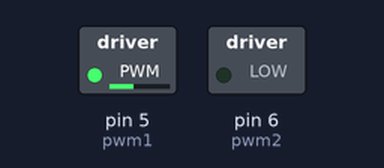
Bench run of a sketch on a simulated Arduino Uno, built with avr-gcc and run on an emulated ATmega328P. On the bench: switched loads named in the sketch (green lamp = pin HIGH).

Above: at 0.1 s.
Timing chart, 0 to 1.6 s (numbered marks = the images above):
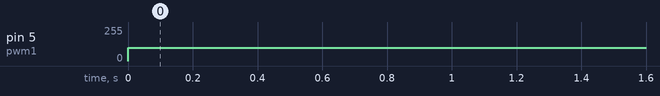

Measured:
- by itself, pin 5 (pwm1): 0/255 → 100/255 at 0.00 s

The sketch:

motor.ino
```cpp
#define pwm1 5
#define pwm2 6

void setup(){
   pinMode(pwm1, OUTPUT);
   pinMode(pwm2, OUTPUT);

   }
void loop(){
   analogWrite(pwm1,100);
   analogWrite(pwm2,0);
}
```
